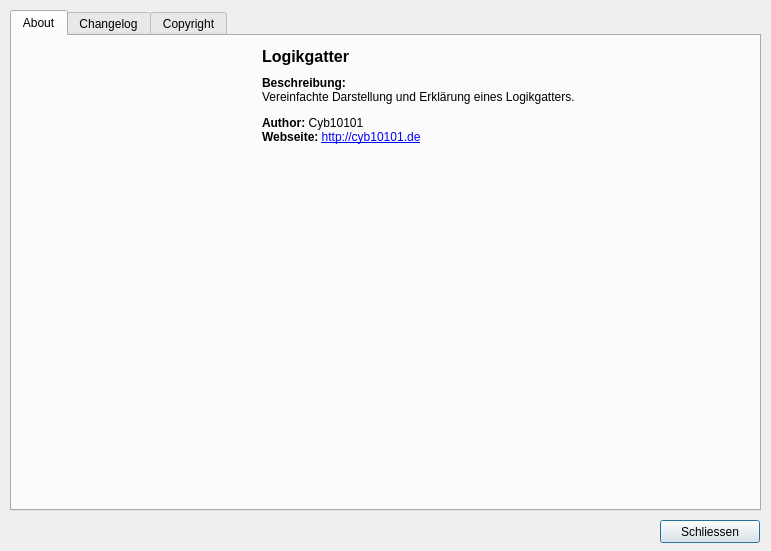
<?xml version="1.0" encoding="UTF-8"?>
<ui version="4.0">
 <class>frm_about</class>
 <widget class="QDialog" name="frm_about">
  <property name="windowModality">
   <enum>Qt::ApplicationModal</enum>
  </property>
  <property name="geometry">
   <rect>
    <x>0</x>
    <y>0</y>
    <width>771</width>
    <height>551</height>
   </rect>
  </property>
  <property name="windowTitle">
   <string>About</string>
  </property>
  <property name="windowIcon">
   <iconset resource="Ressourcen.qrc">
    <normaloff>:/images/cyb_strudel_48x48.png</normaloff>:/images/cyb_strudel_48x48.png</iconset>
  </property>
  <property name="modal">
   <bool>true</bool>
  </property>
  <widget class="QPushButton" name="button_close">
   <property name="geometry">
    <rect>
     <x>660</x>
     <y>520</y>
     <width>100</width>
     <height>23</height>
    </rect>
   </property>
   <property name="text">
    <string>Schliessen</string>
   </property>
  </widget>
  <widget class="QTabWidget" name="tabWidget">
   <property name="geometry">
    <rect>
     <x>10</x>
     <y>10</y>
     <width>751</width>
     <height>501</height>
    </rect>
   </property>
   <property name="currentIndex">
    <number>0</number>
   </property>
   <widget class="QWidget" name="tab">
    <attribute name="title">
     <string>About</string>
    </attribute>
    <widget class="QLabel" name="label_text">
     <property name="geometry">
      <rect>
       <x>250</x>
       <y>40</y>
       <width>441</width>
       <height>191</height>
      </rect>
     </property>
     <property name="text">
      <string>&lt;html&gt;&lt;head/&gt;&lt;body&gt;&lt;p&gt;&lt;span style=&quot; font-weight:600;&quot;&gt;Beschreibung:&lt;/span&gt;&lt;br/&gt;Vereinfachte Darstellung und Erklärung eines Logikgatters.&lt;/p&gt;&lt;p&gt;&lt;span style=&quot; font-weight:600;&quot;&gt;Author: &lt;/span&gt;Cyb10101&lt;br/&gt;&lt;span style=&quot; font-weight:600;&quot;&gt;Webseite: &lt;/span&gt;&lt;a href=&quot;http://cyb10101.de&quot;&gt;&lt;span style=&quot; text-decoration: underline; color:#0000ff;&quot;&gt;http://cyb10101.de&lt;/span&gt;&lt;/a&gt;&lt;/p&gt;&lt;/body&gt;&lt;/html&gt;</string>
     </property>
     <property name="alignment">
      <set>Qt::AlignLeading|Qt::AlignLeft|Qt::AlignTop</set>
     </property>
     <property name="openExternalLinks">
      <bool>true</bool>
     </property>
    </widget>
    <widget class="QLabel" name="label_picture">
     <property name="geometry">
      <rect>
       <x>10</x>
       <y>10</y>
       <width>224</width>
       <height>250</height>
      </rect>
     </property>
     <property name="styleSheet">
      <string notr="true"/>
     </property>
     <property name="text">
      <string/>
     </property>
     <property name="pixmap">
      <pixmap resource="Ressourcen.qrc">:/images/cyb10101.de.png</pixmap>
     </property>
     <property name="alignment">
      <set>Qt::AlignCenter</set>
     </property>
    </widget>
    <widget class="QLabel" name="label_program">
     <property name="geometry">
      <rect>
       <x>250</x>
       <y>10</y>
       <width>441</width>
       <height>21</height>
      </rect>
     </property>
     <property name="text">
      <string>&lt;html&gt;&lt;head/&gt;&lt;body&gt;&lt;p&gt;&lt;span style=&quot; font-size:12pt; font-weight:600;&quot;&gt;Logikgatter&lt;/span&gt;&lt;/p&gt;&lt;/body&gt;&lt;/html&gt;</string>
     </property>
    </widget>
   </widget>
   <widget class="QWidget" name="tab_2">
    <attribute name="title">
     <string>Changelog</string>
    </attribute>
    <widget class="QTextBrowser" name="textBrowser">
     <property name="geometry">
      <rect>
       <x>0</x>
       <y>0</y>
       <width>751</width>
       <height>471</height>
      </rect>
     </property>
     <property name="styleSheet">
      <string notr="true">QTextBrowser {
	color: black;
}</string>
     </property>
     <property name="html">
      <string>&lt;!DOCTYPE HTML PUBLIC &quot;-//W3C//DTD HTML 4.0//EN&quot; &quot;http://www.w3.org/TR/REC-html40/strict.dtd&quot;&gt;
&lt;html&gt;&lt;head&gt;&lt;meta name=&quot;qrichtext&quot; content=&quot;1&quot; /&gt;&lt;style type=&quot;text/css&quot;&gt;
p, li { white-space: pre-wrap; }
&lt;/style&gt;&lt;/head&gt;&lt;body style=&quot; font-family:'Ubuntu'; font-size:11pt; font-weight:400; font-style:normal;&quot;&gt;
&lt;p style=&quot; margin-top:0px; margin-bottom:0px; margin-left:0px; margin-right:0px; -qt-block-indent:0; text-indent:0px;&quot;&gt;&lt;span style=&quot; font-family:'Courier New';&quot;&gt;================================================================================&lt;/span&gt;&lt;/p&gt;
&lt;p style=&quot; margin-top:0px; margin-bottom:0px; margin-left:0px; margin-right:0px; -qt-block-indent:0; text-indent:0px;&quot;&gt;&lt;span style=&quot; font-family:'Courier New';&quot;&gt;                                  Logikgatter                                   &lt;/span&gt;&lt;/p&gt;
&lt;p style=&quot; margin-top:0px; margin-bottom:0px; margin-left:0px; margin-right:0px; -qt-block-indent:0; text-indent:0px;&quot;&gt;&lt;span style=&quot; font-family:'Courier New';&quot;&gt;================================================================================&lt;/span&gt;&lt;/p&gt;
&lt;p style=&quot; margin-top:0px; margin-bottom:0px; margin-left:0px; margin-right:0px; -qt-block-indent:0; text-indent:0px;&quot;&gt;&lt;span style=&quot; font-family:'Courier New';&quot;&gt;   + Added feature or noticeable improvement&lt;/span&gt;&lt;/p&gt;
&lt;p style=&quot; margin-top:0px; margin-bottom:0px; margin-left:0px; margin-right:0px; -qt-block-indent:0; text-indent:0px;&quot;&gt;&lt;span style=&quot; font-family:'Courier New';&quot;&gt;   - Bug fix or something removed&lt;/span&gt;&lt;/p&gt;
&lt;p style=&quot; margin-top:0px; margin-bottom:0px; margin-left:0px; margin-right:0px; -qt-block-indent:0; text-indent:0px;&quot;&gt;&lt;span style=&quot; font-family:'Courier New';&quot;&gt;   * Changed or Information&lt;/span&gt;&lt;/p&gt;
&lt;p style=&quot; margin-top:0px; margin-bottom:0px; margin-left:0px; margin-right:0px; -qt-block-indent:0; text-indent:0px;&quot;&gt;&lt;span style=&quot; font-family:'Courier New';&quot;&gt;   ! Important - Take note!&lt;/span&gt;&lt;/p&gt;
&lt;p style=&quot; margin-top:0px; margin-bottom:0px; margin-left:0px; margin-right:0px; -qt-block-indent:0; text-indent:0px;&quot;&gt;&lt;span style=&quot; font-family:'Courier New';&quot;&gt;================================================================================&lt;/span&gt;&lt;/p&gt;
&lt;p style=&quot;-qt-paragraph-type:empty; margin-top:0px; margin-bottom:0px; margin-left:0px; margin-right:0px; -qt-block-indent:0; text-indent:0px; font-family:'Courier New';&quot;&gt;&lt;br /&gt;&lt;/p&gt;
&lt;p style=&quot; margin-top:0px; margin-bottom:0px; margin-left:0px; margin-right:0px; -qt-block-indent:0; text-indent:0px;&quot;&gt;&lt;span style=&quot; font-family:'Courier New';&quot;&gt;=== Release 1.1.0 (2016-10-16)&lt;/span&gt;&lt;/p&gt;
&lt;p style=&quot; margin-top:0px; margin-bottom:0px; margin-left:0px; margin-right:0px; -qt-block-indent:0; text-indent:0px;&quot;&gt;&lt;span style=&quot; font-family:'Courier New';&quot;&gt;+ Add truth-table&lt;/span&gt;&lt;/p&gt;
&lt;p style=&quot; margin-top:0px; margin-bottom:0px; margin-left:0px; margin-right:0px; -qt-block-indent:0; text-indent:0px;&quot;&gt;&lt;span style=&quot; font-family:'Courier New';&quot;&gt;* Cleaning Code&lt;/span&gt;&lt;/p&gt;
&lt;p style=&quot;-qt-paragraph-type:empty; margin-top:0px; margin-bottom:0px; margin-left:0px; margin-right:0px; -qt-block-indent:0; text-indent:0px; font-family:'Sans Serif'; font-size:9pt;&quot;&gt;&lt;br /&gt;&lt;/p&gt;
&lt;p style=&quot; margin-top:0px; margin-bottom:0px; margin-left:0px; margin-right:0px; -qt-block-indent:0; text-indent:0px;&quot;&gt;&lt;span style=&quot; font-family:'Courier New';&quot;&gt;=== Release 1.0.0 (2014-01-15)&lt;/span&gt;&lt;/p&gt;
&lt;p style=&quot; margin-top:0px; margin-bottom:0px; margin-left:0px; margin-right:0px; -qt-block-indent:0; text-indent:0px;&quot;&gt;&lt;span style=&quot; font-family:'Courier New';&quot;&gt;* First Release&lt;/span&gt;&lt;/p&gt;
&lt;p style=&quot;-qt-paragraph-type:empty; margin-top:0px; margin-bottom:0px; margin-left:0px; margin-right:0px; -qt-block-indent:0; text-indent:0px; font-family:'Sans Serif'; font-size:9pt;&quot;&gt;&lt;br /&gt;&lt;/p&gt;&lt;/body&gt;&lt;/html&gt;</string>
     </property>
    </widget>
   </widget>
   <widget class="QWidget" name="tab_3">
    <attribute name="title">
     <string>Copyright</string>
    </attribute>
    <widget class="QLabel" name="label_qtlogo">
     <property name="geometry">
      <rect>
       <x>10</x>
       <y>10</y>
       <width>64</width>
       <height>64</height>
      </rect>
     </property>
     <property name="styleSheet">
      <string notr="true"/>
     </property>
     <property name="text">
      <string/>
     </property>
     <property name="pixmap">
      <pixmap resource="Ressourcen.qrc">:/images/qt-logo.png</pixmap>
     </property>
     <property name="scaledContents">
      <bool>true</bool>
     </property>
     <property name="alignment">
      <set>Qt::AlignCenter</set>
     </property>
    </widget>
    <widget class="QLabel" name="label_qt_text">
     <property name="geometry">
      <rect>
       <x>90</x>
       <y>10</y>
       <width>651</width>
       <height>51</height>
      </rect>
     </property>
     <property name="text">
      <string>&lt;html&gt;&lt;head/&gt;&lt;body&gt;&lt;p&gt;&lt;span style=&quot; font-size:10pt; font-weight:600;&quot;&gt;QT&lt;/span&gt;&lt;span style=&quot; font-size:10pt;&quot;&gt;, Copyright 2008-2016 Nokia Corporation and/or its subsidiaries&lt;br/&gt;&lt;/span&gt;&lt;a href=&quot;http://qt.nokia.com&quot;&gt;&lt;span style=&quot; font-size:10pt; text-decoration: underline; color:#0000ff;&quot;&gt;qt.nokia.com&lt;/span&gt;&lt;/a&gt;&lt;/p&gt;&lt;p&gt;&lt;br/&gt;&lt;/p&gt;&lt;/body&gt;&lt;/html&gt;</string>
     </property>
     <property name="alignment">
      <set>Qt::AlignLeading|Qt::AlignLeft|Qt::AlignTop</set>
     </property>
     <property name="openExternalLinks">
      <bool>true</bool>
     </property>
    </widget>
   </widget>
  </widget>
 </widget>
 <resources>
  <include location="Ressourcen.qrc"/>
 </resources>
 <connections/>
</ui>
